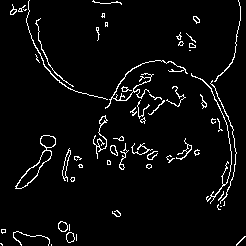
#> input picture edged.png, 246 x 246 px, given in place of negate0.png, which was not available
$ python negate1.py
#> lines starting #> are read from the running program, lines starting #| are printed output that depends on the picture; pictures that were not available may be replaced by others from this repository, and a replacement may not be noted
import matplotlib.pyplot as plt
from PIL import Image
img=Image.open("C:/Users/DELL/projects/colon/negate0.png")
#> img is the input picture: PIL image 246x246 L; 4.3% white in thin lines or dots
plt.imshow(img)
plt.xlabel('x-axis')
plt.ylabel('y-axis')
plt.title('Negation Image')
plt.savefig('negate0.png')
img1=Image.open("C:/Users/DELL/projects/colon/edged.png")
plt.imshow(img1)
plt.xlabel('x-axis')
plt.ylabel('y-axis')
plt.title('Edge Detected Image')
plt.savefig('edged.png')
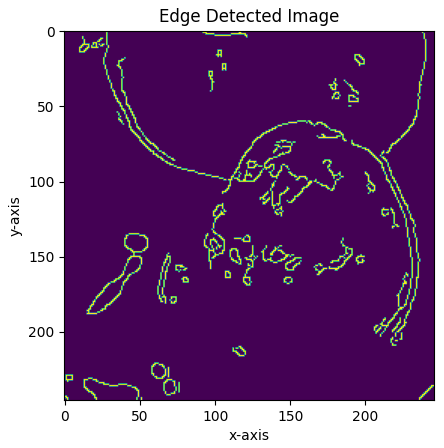
#> figure drawn by matplotlib, 1 panel
img2=Image.open("C:/Users/DELL/projects/colon/object.png")
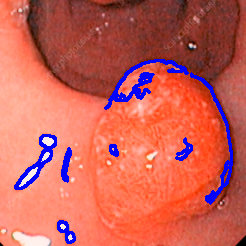
#> input picture object.png, 246 x 246 px, found by its file name
#> img2 is the input picture: PIL image 246x246 RGB; mean R, G, B 201.1, 96.5, 88
plt.imshow(img2)
plt.xlabel('x-axis')
plt.ylabel('y-axis')
plt.title('Contour Detected Image')
plt.savefig('object.png')
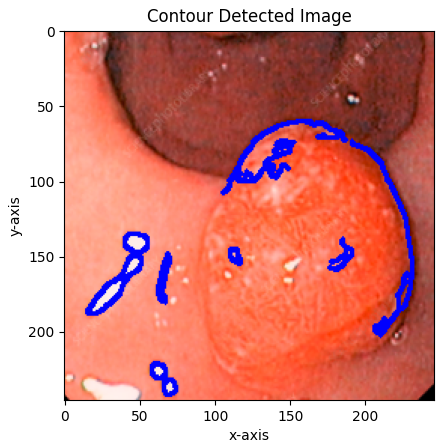
#> figure drawn by matplotlib, 1 panel
